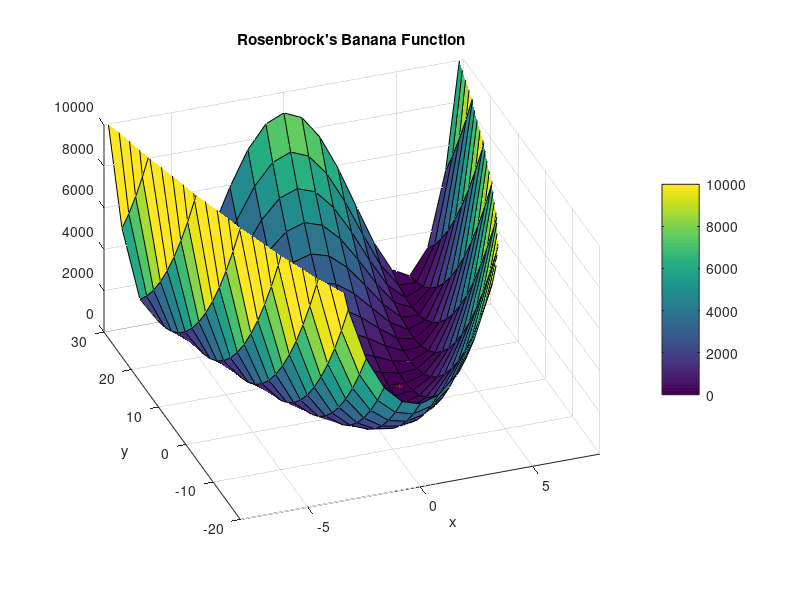
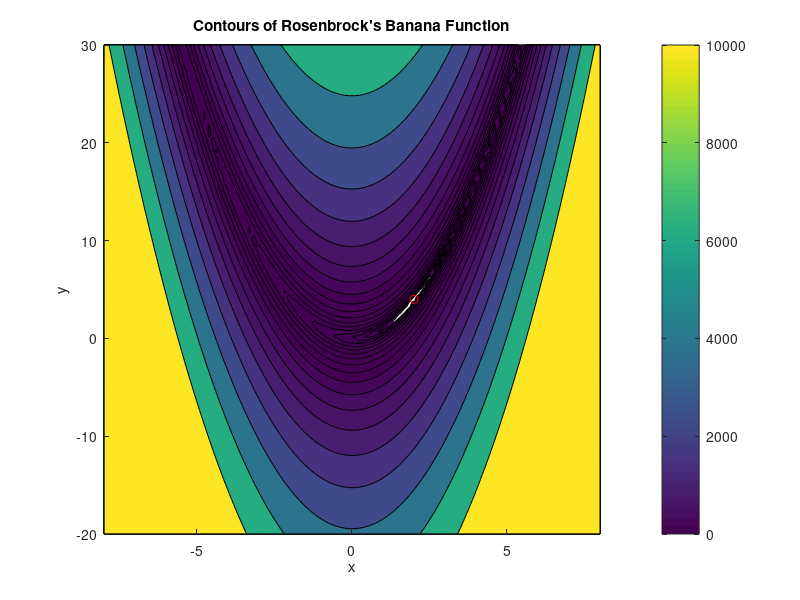
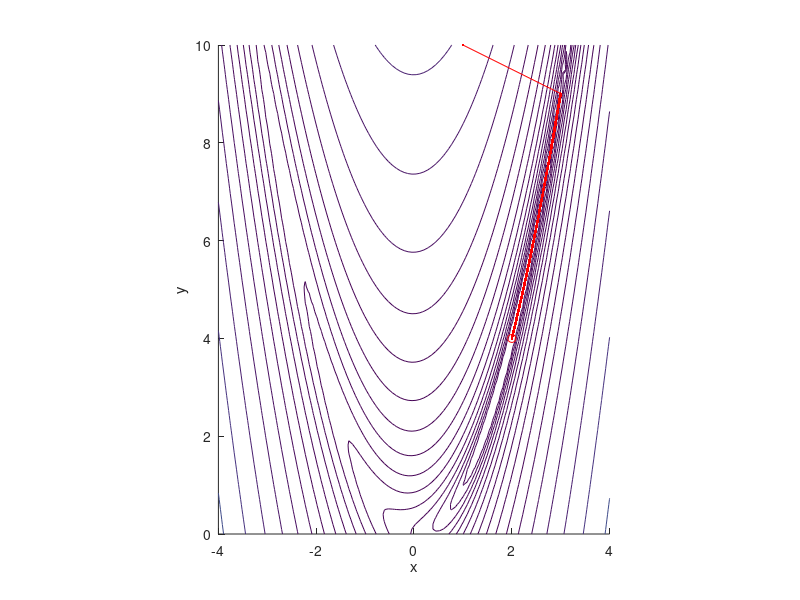
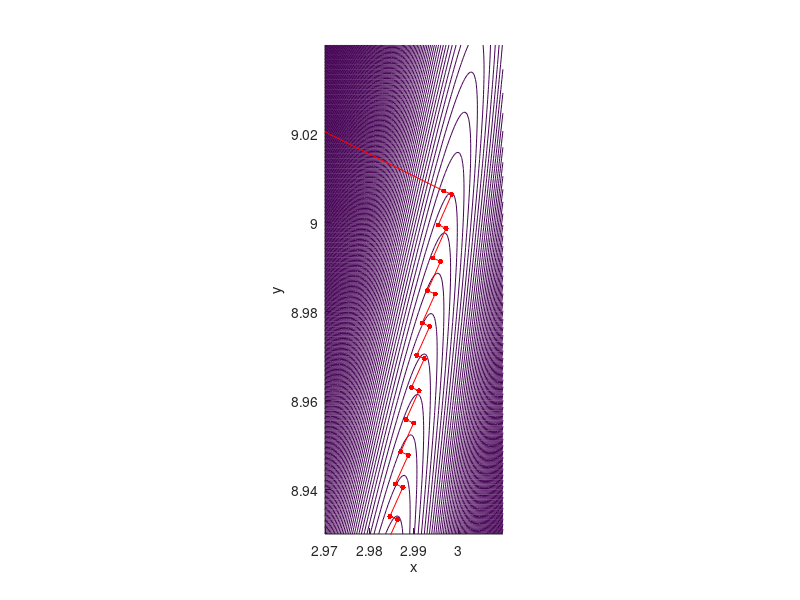

MATLAB code for these plots, in order:
clear; clc; close all

%% Problem 6: Writeup

a = 2;
b = 10;

f_twoarg = @(x,y) ((a-x)^2)+b*((y-x^2)^2);
f_onearg = @(v) f_twoarg(v(1),v(2));

[X, Y] = meshgrid(linspace(-8,8,21),linspace(-20,30,21));
Z = ((a-X).^2)+b.*((Y-X.^2).^2);

hold on
surf(X,Y,Z);
xlim([-8 8]);
ylim([-20 30]);
zlim([0 10000]);
caxis([0 10000]);
colorbar
view(-20,30);
daspect([1 3 1000]);
grid on;

plot3(a,a^2,f_twoarg(a,a^2),'r*');

title('Rosenbrock''s Banana Function');
xlabel('x');
ylabel('y');

print(gcf,'-dpng','banana_surf.png');

%% Problem 7: Writeup

[X, Y] = meshgrid(linspace(-8,8,100),linspace(-20,30,100));
Z = ((a-X).^2)+b.*((Y-X.^2).^2);

clf
hold on
contourf(X,Y,Z,logspace(0,4,20));
caxis([0 10000]);
colorbar

plot(a,a^2,'ro');

title('Contours of Rosenbrock''s Banana Function');
xlabel('x');
ylabel('y');

print(gcf,'-dpng','banana_contour.png');

%% Problem 12: Writeup - Part 1

f_xderiv = @(x,y) -2*(a-x)-4*b*x*(y-x^2);
f_yderiv = @(x,y) 2*b*(y-x^2);
f_grad = @(p) [f_xderiv(p(1),p(2)); f_yderiv(p(1),p(2))];

p = [1; 10];

% since it took 3405 iterations to converge to the minimum on problem 11
% and there is 1 initial guess
xsave = zeros(3406,1);
ysave = zeros(3406,1);
xsave(1) = p(1);
ysave(1) = p(2);
grad = f_grad(p);

iter = 0;

while norm(grad,Inf) >= 10^-4
    iter = iter + 1;
    phi = @(t) p - (t.*grad);
    f_of_phi = @(t) f_onearg(phi(t));
    min_t = fminbnd(f_of_phi,0,0.1);
    p_new = phi(min_t);
    grad = f_grad(p_new);
    xsave(iter+1) = p_new(1);
    ysave(iter+1) = p_new(2);
    p = p_new;
end

[X, Y] = meshgrid(linspace(-4,4,100),linspace(0,10,100));
Z = ((a-X).^2)+b.*((Y-X.^2).^2);

clf
hold on
contour(X,Y,Z,logspace(0,4,20));
xlim([-4 4]);
ylim([0 10]);
caxis([0 10000]);
daspect([1 1 1]);

plot(a,a^2,'ro');
plot(xsave,ysave,'r.');
plot(xsave,ysave,'r-');

xlabel('x');
ylabel('y');

print(gcf,'-dpng','descent_iterations.png');

%% Problem 12: Writeup - Part 2

[X, Y] = meshgrid(linspace(2.97,3.01,100),linspace(8.93,9.04,100));
Z = ((a-X).^2)+b.*((Y-X.^2).^2);

clf
hold on
contour(X,Y,Z,linspace(0.9,1.5,200));
xlim([2.97 3.01]);
ylim([8.93 9.04]);
caxis([0 10000]);
daspect([1 1 1]);

plot(a,a^2,'ro');
plot(xsave,ysave,'r.-','MarkerSize',12);

xlabel('x');
ylabel('y');

print(gcf,'-dpng','descent_iterations_closeup.png');